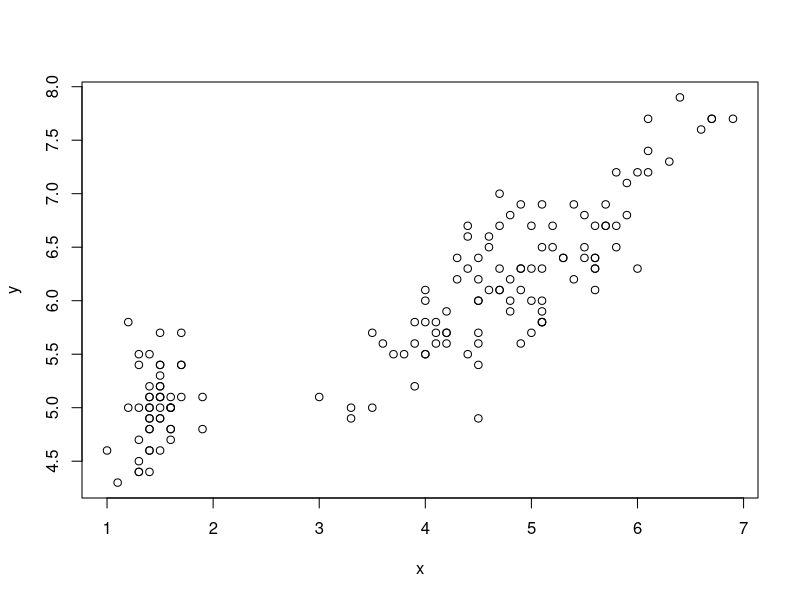
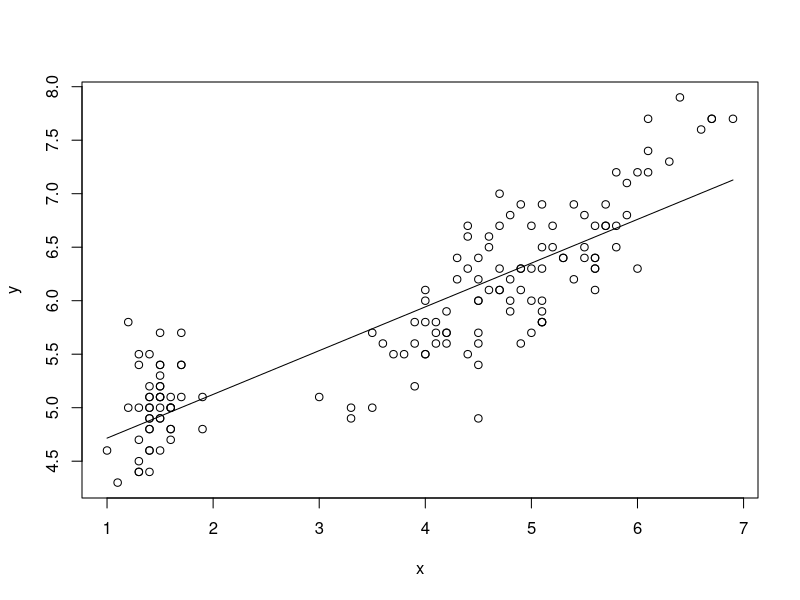
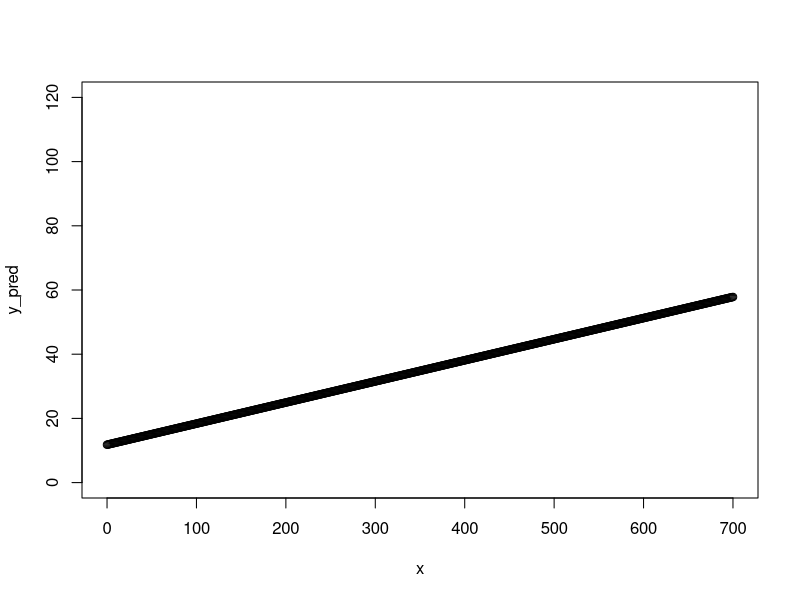

Here is the R script that generated these plots, in order:
#Codigo para problema 2

mis_dades <- iris
mis_dades

x<-mis_dades$Petal.Length
x

y<-mis_dades$Sepal.Length
y

plot(x,y)

x_bar<- mean(x)
x_bar

y_bar<- mean(y)
y_bar

m<-sum((x-x_bar)*(y-y_bar))/sum((x-x_bar)^2)
m

b<- y_bar- m*x_bar
b

m*1.5+b

#Predicción sobre las observaciones
y_pred<-m*x+b

plot(x,y)
lines(x,y_pred)

#COEFICIENTE DE CORRELACIÓN

R_sq<- sum((y_pred-y_bar)^2)/sum((y-y_bar)^2)
R_sq

#(~)Alt Gr+ 4+ espacio
mod<-lm(y~x)
mod
summary(mod)

cor.test(x,y)




####### Pregunta 1 (A=0.1923(R^2), B=0.4385(R), C=m*variacio(x), D=55.54)

sqrt(0.1923)


m<-0.06576
b<-11.79755
x<-647.1

x<- 0:700
y_pred<-m*x+b
plot(x,y_pred,ylim=c(0,120))
